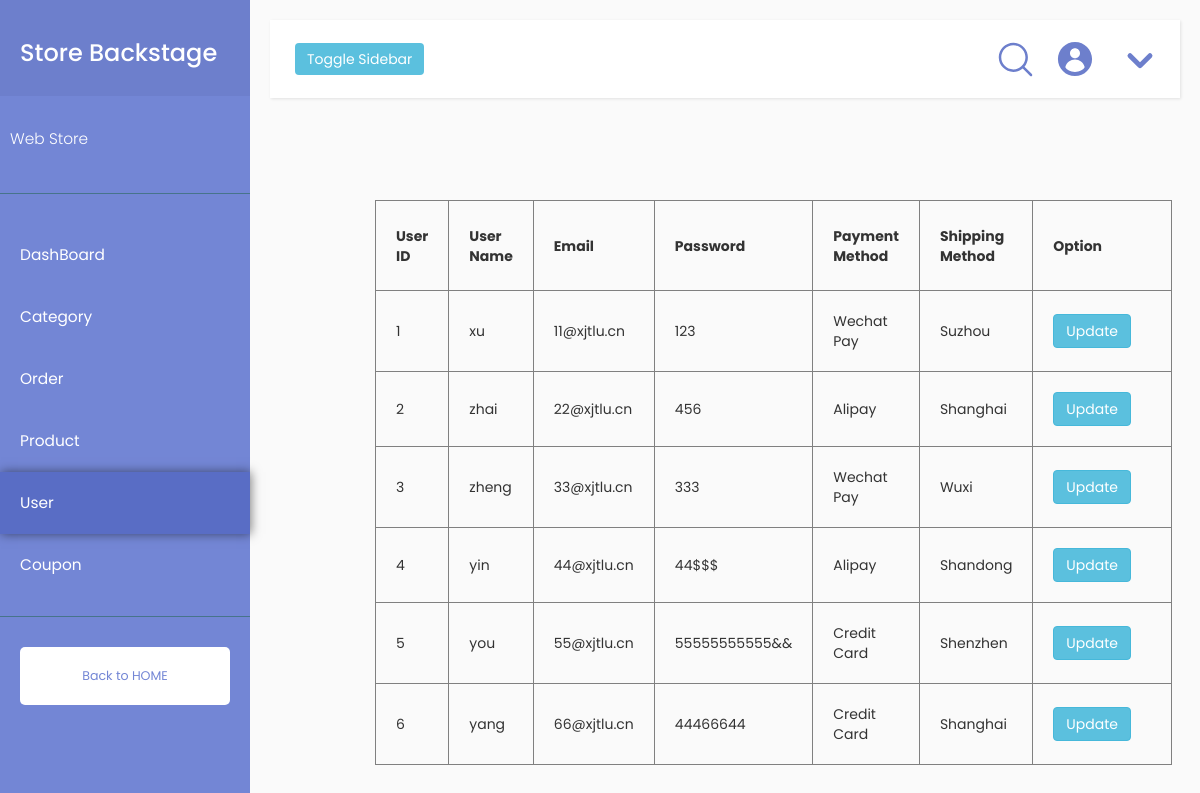
The page /Assessment2/user.php on the database its author committed.
### tables this page shows
CREATE TABLE `user` (
  `user_id` int(11) NOT NULL,
  `name` varchar(255) NOT NULL,
  `email` varchar(255) NOT NULL,
  `password` varchar(255) NOT NULL,
  `payment_method` int(11) NOT NULL,
  `shipping_address` varchar(255) NOT NULL,
  `isAdmin` int(11) NOT NULL
);

### Assessment2/user.php (the view, shortened to what this page needs)
<?php
$con = mysqli_connect("localhost", "root", "", "store_admin");
$str = $_SERVER["QUERY_STRING"];
$id_user = substr(explode('=', $str)[1],0,1);
function myuser($con)
{
    $sql = "SELECT * FROM `User`";
    $query = mysqli_query($con, $sql);
    $result = mysqli_fetch_all($query, MYSQLI_ASSOC);
    $arr = [];
    foreach ($result as $item) {
        array_push($arr, $item);
    }
    foreach ($arr as $item) {
        echo '<tr>';
        echo '<td>' . $item['user_id'] . '</td>';
        echo '<td>' . $item['name'] . '</td>';
        echo '<td>' . $item['email'] . '</td>';
        echo '<td>' . $item['password'] . '</td>';
        echo '<td>' ;
        if ($item['payment_method'] == 1)
            echo 'Wechat Pay';
        else if ($item['payment_method'] == 2)
            echo 'Alipay';
        else if ($item['payment_method'] == 3)
            echo 'Credit Card';
        echo '</td>';
        echo '<td>' . $item['shipping_address'] . '</td>';
        echo '<td>';
        echo '<a class="btn btn-info" href="javascript:show(' . $item["user_id"] . ');" style="margin-right: 2rem !important;">Update</a>';
        echo '</td>';
        echo '</tr>';
    }
}
?>
<!DOCTYPE html>
<html lang="en">
<head>
    <link rel="stylesheet" href="styles/bootstrap-337.min.css">
    <link rel="stylesheet" href="styles/sidebar.css">
    <link rel="stylesheet" href="css/Nav.css">
    <link rel="stylesheet" href="css/Dashboard_main.css">
    <link rel="stylesheet" href="css/Dashboard_Profile.css">
    <link rel="stylesheet" href="css/User.css">
</head>
<body>
<div class="wrapper">
    <nav id="sidebar">
        <div class="sidebar-header">
            <h3>Store Backstage</h3>
        </div>
        <ul class="list-unstyled components">
            <p>Web Store</p>
        </ul>
        <ul class="list-unstyled components">
            <li>
                <a href="./index.php?param1=<?php echo $id_user ?>" class="sidebar_item">DashBoard</a>
                <a href="./category.php?param1=<?php echo $id_user ?>" class="sidebar_item">Category</a>
                <a href="./order.php?param1=<?php echo $id_user ?>" class="sidebar_item">Order</a>
                <a href="./product.php?param1=<?php echo $id_user ?>" class="sidebar_item">Product</a>
                <a href="./user.php?param1=<?php echo $id_user ?>" class="sidebar_item  a_active ">User</a>
                <a href="./coupon.php?param1=<?php echo $id_user ?>" class="sidebar_item">Coupon</a>
            </li>
        </ul>
        <ul class="list-unstyled CTAs">
            <li><a href="index.php?param1=<?php echo $id_user ?>" class="download">Back to HOME</a></li>
        </ul>
    </nav>
    <div id="content" style="width: 90%">
        <nav class="navbar navbar-default" style="width: 100%">
            <div class="container-fluid">
                <div class="navbar-header">
                    <button type="button" id="sidebarCollapse" class="btn btn-info navbar-btn">
                        <span>Toggle Sidebar</span>
                    </button>
                </div>
                <div class="collapse navbar-collapse" id="bs-example-navbar-collapse-1">
                    <div id="user-info" class="navbar-right">
                        <div style="width: 40px;height: 40px;position: relative;margin-left: 10px;margin-right: 10px"
                             class="navbar-right">
                            <a href="#" class="navbar-right" id="menu" style="margin-left: 10px;display: inline-block">
                                <img src="assets/下拉.svg" id="select"
                                     style="width: 40px;height: 40px;margin-left: 10px;margin-top: 4px" alt="">
                            </a>
                        </div>
                        <img src="assets/user-filling.svg" class="navbar-right" id="user-icon" alt="">
                        <img src="assets/search.svg" class="navbar-right"
                             style="width: 40px;height: 40px;margin-right: 10px;margin-top: 4px" alt="">
                    </div>
                </div>
            </div>
        </nav>
        <div class="col-lg-8" id="contain">
            <table border="1" style="border-collapse: collapse;">
                <tbody>
                <tr>
                    <td style="width: 250px; height: 90px;font-weight: bold;">User ID</td>
                    <td style="width: 250px; height: 90px;font-weight: bold"> User Name</td>
                    <td style="width: 250px; height: 90px;font-weight: bold"> Email</td>
                    <td style="width: 250px; height: 90px;font-weight: bold"> Password</td>
                    <td style="width: 250px; height: 90px;font-weight: bold"> Payment Method</td>
                    <td style="width: 250px; height: 90px;font-weight: bold"> Shipping Method</td>
                    <td style="width: 250px; height: 90px;font-weight: bold"> Option</td>
                </tr>
                <?php
                myuser($con);
                ?>
                </tbody>
            </table>
        </div>
    </div>
</div>
</body>
</html>

### Assessment2/styles/sidebar.css (style rules this page uses)
body { font-family: 'Poppins', sans-serif; background: #fafafa; }
p { font-family: 'Poppins', sans-serif; font-size: 1.1em; font-weight: 300; line-height: 1.7em; color: #999; }
a, a:hover, a:focus { color: inherit; text-decoration: none; transition: all 0.3s; }
.navbar { padding: 15px 10px; background: #fff; border: none; border-radius: 0; margin-bottom: 40px; box-shadow: 1px 1px 3px rgba(0, 0, 0, 0.1); }
.navbar-btn { box-shadow: none; outline: none !important; border: none; }
.wrapper { display: flex; align-items: stretch; }
#sidebar { min-width: 250px; max-width: 250px; background: #7386D5; color: #fff; transition: all 0.3s; }
#sidebar .sidebar-header { padding: 20px; background: #6d7fcc; }
#sidebar ul.components { padding: 20px 0; border-bottom: 1px solid #47748b; }
#sidebar ul p { color: #fff; padding: 10px; }
#sidebar ul li a { padding: 10px; font-size: 1.1em; display: block; }
ul.CTAs { padding: 20px; }
ul.CTAs a { text-align: center; font-size: 0.9em !important; display: block; border-radius: 5px; margin-bottom: 5px; }
a.download { background: #fff; color: #7386D5; }
#content { padding: 20px; min-height: 100vh; transition: all 0.3s; }

### Assessment2/css/Nav.css (style rules this page uses)
#user-icon { width: 40px; height: 40px; margin-top: 4px; }
#user-info { width: 300px; height: 48px; }
#sidebar ul li a { padding: 20px !important; }
.a_active { background-color: #596DC5; box-shadow: 1px 0px 10px 0px rgba(0,0,0,0.5); }

### Assessment2/css/User.css (style rules this page uses)
#contain { position: absolute; top: 200px; left: 360px; height: 60%; }
td { padding-top: 20px; padding-bottom: 20px; padding-left: 20px; padding-right: 20px; }

### rows shown on the page
user: user_id "1", name "xu", email "11@xjtlu.cn", password "123", payment_method "Wechat Pay", shipping_address "Suzhou"
user: user_id "2", name "zhai", email "22@xjtlu.cn", password "456", payment_method "Alipay", shipping_address "Shanghai"
user: user_id "3", name "zheng", email "33@xjtlu.cn", password "333", payment_method "Wechat Pay", shipping_address "Wuxi"
user: user_id "4", name "yin", email "44@xjtlu.cn", password "44$$$", payment_method "Alipay", shipping_address "Shandong"
user: user_id "5", name "you", email "55@xjtlu.cn", password "55555555555&&", payment_method "Credit Card", shipping_address "Shenzhen"
user: user_id "6", name "yang", email "66@xjtlu.cn", password "44466644", payment_method "Credit Card", shipping_address "Shanghai"
